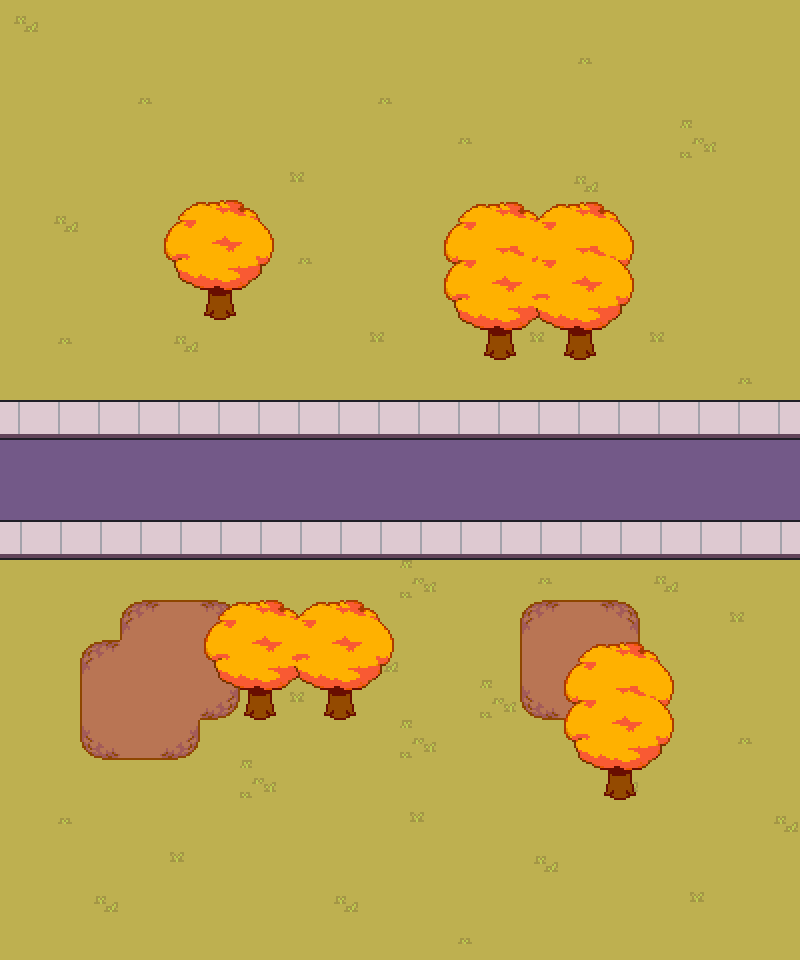

Below is a game level as drawn by its tile map, then a one-line description and the .tmx file that defines it, in full:
An orthogonal 20x24 tile map with 40x40 px tiles, 3 tile layers (tiles, tiles1, decal) and 13 objects (npc, spawn).

<map version="1.10" tiledversion="1.10.1" orientation="orthogonal" renderorder="right-down" width="20" height="24" tilewidth="40" tileheight="40" infinite="0" nextlayerid="7" nextobjectid="57">
 <editorsettings>
  <export target="room1.lua" format="lua" />
 </editorsettings>
 <properties>
  <property name="light" type="bool" value="true" />
  <property name="name" value="Hometown Highway" />
 </properties>
 <tileset firstgid="1" source="../tilesets/towntiles.tsx" />
 <layer id="1" name="tiles" width="20" height="24">
  <data encoding="csv">
41,60,60,60,60,60,60,60,60,60,60,60,60,60,60,60,60,60,60,60,
60,60,60,60,60,60,60,60,60,60,60,60,60,60,42,60,60,60,60,60,
60,60,60,42,60,60,60,60,60,42,60,60,60,60,60,60,60,60,60,60,
60,60,60,60,60,60,60,60,60,60,60,42,60,60,60,60,60,39,60,60,
60,60,60,60,60,60,60,40,60,60,60,60,60,60,41,60,60,60,60,60,
60,41,60,60,60,60,60,60,60,60,60,42,60,60,60,60,60,60,60,60,
60,60,60,60,60,60,60,42,60,60,60,60,60,60,60,60,60,60,60,60,
60,60,60,60,60,60,60,60,60,60,60,60,60,60,60,60,60,60,60,60,
60,42,60,60,41,60,60,60,60,40,60,60,60,40,60,60,40,60,60,60,
60,60,60,60,60,60,60,60,60,60,60,60,60,60,60,60,60,60,42,60,
119,119,119,119,119,119,119,119,119,119,119,119,119,119,119,119,119,119,119,119,
13,13,13,13,13,13,13,13,13,13,13,13,13,13,13,13,13,13,13,13,
13,13,13,13,13,13,13,13,13,13,13,13,13,13,13,13,13,13,13,13,
27,27,27,27,27,27,27,27,27,27,27,27,27,27,27,27,27,27,27,27,
60,60,60,60,60,60,60,60,60,60,39,60,60,42,60,60,41,60,60,60,
60,60,60,60,39,60,60,60,60,60,60,60,60,60,60,60,60,60,40,60,
60,60,60,60,60,60,60,60,60,41,60,60,60,60,60,60,60,60,60,60,
60,60,39,60,60,60,60,40,60,60,60,60,39,60,40,60,60,60,60,60,
60,60,60,60,60,60,60,60,60,60,39,60,60,60,60,60,60,60,42,60,
60,60,60,60,60,60,39,60,60,60,60,60,60,60,60,41,60,60,60,60,
60,42,60,60,60,60,60,60,60,60,40,60,60,60,60,60,60,60,60,41,
60,60,60,60,40,60,60,60,60,60,60,60,60,41,60,60,60,60,60,60,
60,60,41,60,60,60,60,60,41,60,60,60,60,60,60,60,60,40,60,60,
60,60,60,60,60,60,60,60,60,60,60,42,60,60,60,60,60,60,60,60
</data>
 </layer>
 <layer id="6" name="tiles1" width="20" height="24">
  <data encoding="csv">
0,0,0,0,0,0,0,0,0,0,0,0,0,0,0,0,0,0,0,0,
0,0,0,0,0,0,0,0,0,0,0,0,0,0,0,0,0,0,0,0,
0,0,0,0,0,0,0,0,0,0,0,0,0,0,0,0,0,0,0,0,
0,0,0,0,0,0,0,0,0,0,0,0,0,0,0,0,0,0,0,0,
0,0,0,0,0,0,0,0,0,0,0,0,0,0,0,0,0,0,0,0,
0,0,0,0,0,0,0,0,0,0,0,0,0,0,0,0,0,0,0,0,
0,0,0,0,0,0,0,0,0,0,0,0,0,0,0,0,0,0,0,0,
0,0,0,0,0,0,0,0,0,0,0,0,0,0,0,0,0,0,0,0,
0,0,0,0,0,0,0,0,0,0,0,0,0,0,0,0,0,0,0,0,
0,0,0,0,0,0,0,0,0,0,0,0,0,0,0,0,0,0,0,0,
0,0,0,0,0,0,0,0,0,0,0,0,0,0,0,0,0,0,0,0,
0,0,0,0,0,0,0,0,0,0,0,0,0,0,0,0,0,0,0,0,
0,0,0,0,0,0,0,0,0,0,0,0,0,0,0,0,0,0,0,0,
0,0,0,0,0,0,0,0,0,0,0,0,0,0,0,0,0,0,0,0,
0,0,0,0,0,0,0,0,0,0,0,0,0,0,0,0,0,0,0,0,
0,0,0,254,255,256,0,0,0,0,0,0,0,254,255,256,0,0,0,0,
0,0,254,266,266,267,0,0,0,0,0,0,0,265,266,267,0,0,0,0,
0,0,265,266,266,278,0,0,0,0,0,0,0,276,277,278,0,0,0,0,
0,0,276,277,278,0,0,0,0,0,0,0,0,0,0,0,0,0,0,0,
0,0,0,0,0,0,0,0,0,0,0,0,0,0,0,0,0,0,0,0,
0,0,0,0,0,0,0,0,0,0,0,0,0,0,0,0,0,0,0,0,
0,0,0,0,0,0,0,0,0,0,0,0,0,0,0,0,0,0,0,0,
0,0,0,0,0,0,0,0,0,0,0,0,0,0,0,0,0,0,0,0,
0,0,0,0,0,0,0,0,0,0,0,0,0,0,0,0,0,0,0,0
</data>
 </layer>
 <layer id="2" name="decal" width="20" height="24">
  <data encoding="csv">
0,0,0,0,0,0,0,0,0,0,0,0,0,0,0,0,0,0,0,0,
0,0,0,0,0,0,0,0,0,0,0,0,0,0,0,0,0,0,0,0,
0,0,0,0,0,0,0,0,0,0,0,0,0,0,0,0,0,0,0,0,
0,0,0,0,0,0,0,0,0,0,0,0,0,0,0,0,0,0,0,0,
0,0,0,0,0,0,0,0,0,0,0,0,0,0,0,0,0,0,0,0,
0,0,0,0,89,90,91,0,0,0,0,138,139,140,141,142,0,0,0,0,
0,0,0,0,100,101,102,0,0,0,0,149,150,151,152,153,0,0,0,0,
0,0,0,0,111,112,113,0,0,0,0,160,161,162,163,164,0,0,0,0,
0,0,0,0,0,0,0,0,0,0,0,171,172,173,174,175,0,0,0,0,
0,0,0,0,0,0,0,0,0,0,0,0,0,0,0,0,0,0,0,0,
0,0,0,0,0,0,0,0,0,0,0,0,0,0,0,0,0,0,0,0,
0,0,0,0,0,0,0,0,0,0,0,0,0,0,0,0,0,0,0,0,
0,0,0,0,0,0,0,0,0,0,0,0,0,0,0,0,0,0,0,0,
0,0,0,0,0,0,0,0,0,0,0,0,0,0,0,0,0,0,0,0,
0,0,0,0,0,0,0,0,0,0,0,0,0,0,0,0,0,0,0,0,
0,0,0,0,0,133,134,135,136,137,0,0,0,0,0,0,0,0,0,0,
0,0,0,0,0,144,145,146,147,148,0,0,0,0,82,83,84,0,0,0,
0,0,0,0,0,155,156,157,158,159,0,0,0,0,93,94,95,0,0,0,
0,0,0,0,0,0,0,0,0,0,0,0,0,0,104,105,106,0,0,0,
0,0,0,0,0,0,0,0,0,0,0,0,0,0,115,116,117,0,0,0,
0,0,0,0,0,0,0,0,0,0,0,0,0,0,0,0,0,0,0,0,
0,0,0,0,0,0,0,0,0,0,0,0,0,0,0,0,0,0,0,0,
0,0,0,0,0,0,0,0,0,0,0,0,0,0,0,0,0,0,0,0,
0,0,0,0,0,0,0,0,0,0,0,0,0,0,0,0,0,0,0,0
</data>
 </layer>
 <objectgroup color="#0000ff" id="3" name="collision" opacity="0.5">
  <object id="41" x="200" y="280" width="40" height="40" />
  <object id="42" x="480" y="320" width="120" height="40" />
  <object id="43" x="600" y="760" width="40" height="40" />
  <object id="44" x="320" y="680" width="40" height="40" />
  <object id="45" x="240" y="680" width="40" height="40" />
  <object id="46" x="520" y="600" width="120" height="120" />
  <object id="50" x="640" y="200" width="40" height="560" />
  <object id="51" x="120" y="200" width="40" height="560" />
  <object id="53" x="160" y="720" width="480" height="40" />
  <object id="55" x="160" y="600" width="80" height="120" />
  <object id="56" x="160" y="200" width="480" height="40" />
 </objectgroup>
 <objectgroup color="#ff00ff" id="4" name="objects">
  <object id="38" name="npc" x="500" y="380">
   <properties>
    <property name="actor" value="susie_lw" />
    <property name="bond" value="susie" />
   </properties>
   <point />
  </object>
 </objectgroup>
 <objectgroup color="#7f00ff" id="5" name="markers">
  <object id="37" name="spawn" x="480" y="440">
   <point />
  </object>
 </objectgroup>
</map>